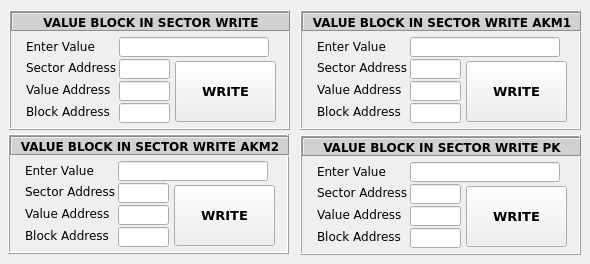
   <widget class="QWidget" name="tbValueBlockWrite">
    <attribute name="title">
     <string>ValueBlockInSector Write</string>
    </attribute>
    <widget class="QFrame" name="fmValueBlockWrite">
     <property name="geometry">
      <rect>
       <x>9</x>
       <y>10</y>
       <width>281</width>
       <height>120</height>
      </rect>
     </property>
     <property name="autoFillBackground">
      <bool>true</bool>
     </property>
     <property name="frameShape">
      <enum>QFrame::Box</enum>
     </property>
     <property name="frameShadow">
      <enum>QFrame::Raised</enum>
     </property>
     <widget class="QLabel" name="lblHeaderBW">
      <property name="geometry">
       <rect>
        <x>2</x>
        <y>2</y>
        <width>280</width>
        <height>20</height>
       </rect>
      </property>
      <property name="font">
       <font>
        <family>Verdana</family>
        <pointsize>9</pointsize>
        <weight>75</weight>
        <bold>true</bold>
       </font>
      </property>
      <property name="autoFillBackground">
       <bool>false</bool>
      </property>
      <property name="styleSheet">
       <string notr="true">background-color: rgb(209, 209, 209);</string>
      </property>
      <property name="frameShape">
       <enum>QFrame::Box</enum>
      </property>
      <property name="frameShadow">
       <enum>QFrame::Sunken</enum>
      </property>
      <property name="text">
       <string>VALUE BLOCK IN SECTOR WRITE</string>
      </property>
      <property name="textFormat">
       <enum>Qt::AutoText</enum>
      </property>
      <property name="alignment">
       <set>Qt::AlignCenter</set>
      </property>
     </widget>
     <widget class="QLabel" name="lblBlockAddressBW">
      <property name="geometry">
       <rect>
        <x>17</x>
        <y>93</y>
        <width>90</width>
        <height>16</height>
       </rect>
      </property>
      <property name="font">
       <font>
        <family>Verdana</family>
       </font>
      </property>
      <property name="text">
       <string>Block Address</string>
      </property>
     </widget>
     <widget class="QLineEdit" name="txtValueBlockAddressBW">
      <property name="geometry">
       <rect>
        <x>110</x>
        <y>93</y>
        <width>51</width>
        <height>20</height>
       </rect>
      </property>
      <property name="font">
       <font>
        <family>Verdana</family>
        <pointsize>9</pointsize>
        <weight>75</weight>
        <bold>true</bold>
       </font>
      </property>
      <property name="alignment">
       <set>Qt::AlignCenter</set>
      </property>
     </widget>
     <widget class="QPushButton" name="btnValueBlockWrite">
      <property name="geometry">
       <rect>
        <x>166</x>
        <y>51</y>
        <width>101</width>
        <height>61</height>
       </rect>
      </property>
      <property name="font">
       <font>
        <family>Verdana</family>
        <pointsize>10</pointsize>
        <weight>75</weight>
        <bold>true</bold>
       </font>
      </property>
      <property name="text">
       <string>WRITE</string>
      </property>
     </widget>
     <widget class="QLabel" name="lblEnterValueBW">
      <property name="geometry">
       <rect>
        <x>17</x>
        <y>28</y>
        <width>71</width>
        <height>16</height>
       </rect>
      </property>
      <property name="font">
       <font>
        <family>Verdana</family>
       </font>
      </property>
      <property name="text">
       <string>Enter Value</string>
      </property>
     </widget>
     <widget class="QLineEdit" name="txtValueWriteDataBW">
      <property name="geometry">
       <rect>
        <x>110</x>
        <y>27</y>
        <width>150</width>
        <height>20</height>
       </rect>
      </property>
      <property name="font">
       <font>
        <family>Verdana</family>
        <weight>75</weight>
        <bold>true</bold>
       </font>
      </property>
      <property name="readOnly">
       <bool>false</bool>
      </property>
     </widget>
     <widget class="QLabel" name="lblValueAddressBW">
      <property name="geometry">
       <rect>
        <x>17</x>
        <y>71</y>
        <width>90</width>
        <height>16</height>
       </rect>
      </property>
      <property name="font">
       <font>
        <family>Verdana</family>
       </font>
      </property>
      <property name="text">
       <string>Value Address</string>
      </property>
     </widget>
     <widget class="QLineEdit" name="txtValueAddressBW">
      <property name="geometry">
       <rect>
        <x>110</x>
        <y>71</y>
        <width>51</width>
        <height>20</height>
       </rect>
      </property>
      <property name="font">
       <font>
        <family>Verdana</family>
        <pointsize>9</pointsize>
        <weight>75</weight>
        <bold>true</bold>
       </font>
      </property>
      <property name="alignment">
       <set>Qt::AlignCenter</set>
      </property>
     </widget>
     <widget class="QLineEdit" name="txtSectorAddressBW">
      <property name="geometry">
       <rect>
        <x>110</x>
        <y>49</y>
        <width>51</width>
        <height>20</height>
       </rect>
      </property>
      <property name="font">
       <font>
        <family>Verdana</family>
        <pointsize>9</pointsize>
        <weight>75</weight>
        <bold>true</bold>
       </font>
      </property>
      <property name="alignment">
       <set>Qt::AlignCenter</set>
      </property>
     </widget>
     <widget class="QLabel" name="lblSectorAddressBW">
      <property name="geometry">
       <rect>
        <x>17</x>
        <y>49</y>
        <width>90</width>
        <height>16</height>
       </rect>
      </property>
      <property name="font">
       <font>
        <family>Verdana</family>
       </font>
      </property>
      <property name="text">
       <string>Sector Address</string>
      </property>
     </widget>
    </widget>
    <widget class="QFrame" name="fmValueBlockWriteAKM1">
     <property name="geometry">
      <rect>
       <x>300</x>
       <y>10</y>
       <width>281</width>
       <height>120</height>
      </rect>
     </property>
     <property name="autoFillBackground">
      <bool>true</bool>
     </property>
     <property name="frameShape">
      <enum>QFrame::Box</enum>
     </property>
     <property name="frameShadow">
      <enum>QFrame::Raised</enum>
     </property>
     <widget class="QLabel" name="lblHeaderBWAKM1">
      <property name="geometry">
       <rect>
        <x>2</x>
        <y>2</y>
        <width>280</width>
        <height>20</height>
       </rect>
      </property>
      <property name="font">
       <font>
        <family>Verdana</family>
        <pointsize>9</pointsize>
        <weight>75</weight>
        <bold>true</bold>
       </font>
      </property>
      <property name="autoFillBackground">
       <bool>false</bool>
      </property>
      <property name="styleSheet">
       <string notr="true">background-color: rgb(209, 209, 209);</string>
      </property>
      <property name="frameShape">
       <enum>QFrame::Box</enum>
      </property>
      <property name="frameShadow">
       <enum>QFrame::Sunken</enum>
      </property>
      <property name="text">
       <string>VALUE BLOCK IN SECTOR WRITE AKM1</string>
      </property>
      <property name="textFormat">
       <enum>Qt::AutoText</enum>
      </property>
      <property name="alignment">
       <set>Qt::AlignCenter</set>
      </property>
     </widget>
     <widget class="QLabel" name="lblBlockAddressBWAKM1">
      <property name="geometry">
       <rect>
        <x>17</x>
        <y>93</y>
        <width>90</width>
        <height>16</height>
       </rect>
      </property>
      <property name="font">
       <font>
        <family>Verdana</family>
       </font>
      </property>
      <property name="text">
       <string>Block Address</string>
      </property>
     </widget>
     <widget class="QLineEdit" name="txtValueBlockAddressBWAKM1">
      <property name="geometry">
       <rect>
        <x>110</x>
        <y>93</y>
        <width>51</width>
        <height>20</height>
       </rect>
      </property>
      <property name="font">
       <font>
        <family>Verdana</family>
        <pointsize>9</pointsize>
        <weight>75</weight>
        <bold>true</bold>
       </font>
      </property>
      <property name="alignment">
       <set>Qt::AlignCenter</set>
      </property>
     </widget>
     <widget class="QPushButton" name="btnValueBlockWriteAKM1">
      <property name="geometry">
       <rect>
        <x>166</x>
        <y>51</y>
        <width>101</width>
        <height>61</height>
       </rect>
      </property>
      <property name="font">
       <font>
        <family>Verdana</family>
        <pointsize>10</pointsize>
        <weight>75</weight>
        <bold>true</bold>
       </font>
      </property>
      <property name="text">
       <string>WRITE</string>
      </property>
     </widget>
     <widget class="QLabel" name="lblEnterValueBWAKM1">
      <property name="geometry">
       <rect>
        <x>17</x>
        <y>28</y>
        <width>71</width>
        <height>16</height>
       </rect>
      </property>
      <property name="font">
       <font>
        <family>Verdana</family>
       </font>
      </property>
      <property name="text">
       <string>Enter Value</string>
      </property>
     </widget>
     <widget class="QLineEdit" name="txtValueWriteDataBWAKM1">
      <property name="geometry">
       <rect>
        <x>110</x>
        <y>27</y>
        <width>150</width>
        <height>20</height>
       </rect>
      </property>
      <property name="font">
       <font>
        <family>Verdana</family>
        <weight>75</weight>
        <bold>true</bold>
       </font>
      </property>
      <property name="readOnly">
       <bool>false</bool>
      </property>
     </widget>
     <widget class="QLabel" name="lblValueAddressBWAKM1">
      <property name="geometry">
       <rect>
        <x>17</x>
        <y>71</y>
        <width>90</width>
        <height>16</height>
       </rect>
      </property>
      <property name="font">
       <font>
        <family>Verdana</family>
       </font>
      </property>
      <property name="text">
       <string>Value Address</string>
      </property>
     </widget>
     <widget class="QLineEdit" name="txtValueAddressBWAKM1">
      <property name="geometry">
       <rect>
        <x>110</x>
        <y>71</y>
        <width>51</width>
        <height>20</height>
       </rect>
      </property>
      <property name="font">
       <font>
        <family>Verdana</family>
        <pointsize>9</pointsize>
        <weight>75</weight>
        <bold>true</bold>
       </font>
      </property>
      <property name="alignment">
       <set>Qt::AlignCenter</set>
      </property>
     </widget>
     <widget class="QLineEdit" name="txtSectorAddressBWAKM1">
      <property name="geometry">
       <rect>
        <x>110</x>
        <y>49</y>
        <width>51</width>
        <height>20</height>
       </rect>
      </property>
      <property name="font">
       <font>
        <family>Verdana</family>
        <pointsize>9</pointsize>
        <weight>75</weight>
        <bold>true</bold>
       </font>
      </property>
      <property name="alignment">
       <set>Qt::AlignCenter</set>
      </property>
     </widget>
     <widget class="QLabel" name="lblSectorAddressBWAKM1">
      <property name="geometry">
       <rect>
        <x>17</x>
        <y>49</y>
        <width>90</width>
        <height>16</height>
       </rect>
      </property>
      <property name="font">
       <font>
        <family>Verdana</family>
       </font>
      </property>
      <property name="text">
       <string>Sector Address</string>
      </property>
     </widget>
    </widget>
    <widget class="QFrame" name="fmValueBlockWriteAKM2">
     <property name="geometry">
      <rect>
       <x>8</x>
       <y>134</y>
       <width>281</width>
       <height>120</height>
      </rect>
     </property>
     <property name="autoFillBackground">
      <bool>true</bool>
     </property>
     <property name="frameShape">
      <enum>QFrame::Box</enum>
     </property>
     <property name="frameShadow">
      <enum>QFrame::Raised</enum>
     </property>
     <widget class="QLabel" name="lblHeaderBWAKM2">
      <property name="geometry">
       <rect>
        <x>2</x>
        <y>2</y>
        <width>280</width>
        <height>20</height>
       </rect>
      </property>
      <property name="font">
       <font>
        <family>Verdana</family>
        <pointsize>9</pointsize>
        <weight>75</weight>
        <bold>true</bold>
       </font>
      </property>
      <property name="autoFillBackground">
       <bool>false</bool>
      </property>
      <property name="styleSheet">
       <string notr="true">background-color: rgb(209, 209, 209);</string>
      </property>
      <property name="frameShape">
       <enum>QFrame::Box</enum>
      </property>
      <property name="frameShadow">
       <enum>QFrame::Sunken</enum>
      </property>
      <property name="text">
       <string>VALUE BLOCK IN SECTOR WRITE AKM2</string>
      </property>
      <property name="textFormat">
       <enum>Qt::AutoText</enum>
      </property>
      <property name="alignment">
       <set>Qt::AlignCenter</set>
      </property>
     </widget>
     <widget class="QLabel" name="lblBlockAddressBWAKM2">
      <property name="geometry">
       <rect>
        <x>17</x>
        <y>93</y>
        <width>90</width>
        <height>16</height>
       </rect>
      </property>
      <property name="font">
       <font>
        <family>Verdana</family>
       </font>
      </property>
      <property name="text">
       <string>Block Address</string>
      </property>
     </widget>
     <widget class="QLineEdit" name="txtValueBlockAddressBWAKM2">
      <property name="geometry">
       <rect>
        <x>110</x>
        <y>93</y>
        <width>51</width>
        <height>20</height>
       </rect>
      </property>
      <property name="font">
       <font>
        <family>Verdana</family>
        <pointsize>9</pointsize>
        <weight>75</weight>
        <bold>true</bold>
       </font>
      </property>
      <property name="alignment">
       <set>Qt::AlignCenter</set>
      </property>
     </widget>
     <widget class="QPushButton" name="btnValueBlockWriteAKM2">
      <property name="geometry">
       <rect>
        <x>166</x>
        <y>51</y>
        <width>101</width>
        <height>61</height>
       </rect>
      </property>
      <property name="font">
       <font>
        <family>Verdana</family>
        <pointsize>10</pointsize>
        <weight>75</weight>
        <bold>true</bold>
       </font>
      </property>
      <property name="text">
       <string>WRITE</string>
      </property>
     </widget>
     <widget class="QLabel" name="lblEnterValueBWAKM2">
      <property name="geometry">
       <rect>
        <x>17</x>
        <y>28</y>
        <width>71</width>
        <height>16</height>
       </rect>
      </property>
      <property name="font">
       <font>
        <family>Verdana</family>
       </font>
      </property>
      <property name="text">
       <string>Enter Value</string>
      </property>
     </widget>
     <widget class="QLineEdit" name="txtValueWriteDataBWAKM2">
      <property name="geometry">
       <rect>
        <x>110</x>
        <y>27</y>
        <width>150</width>
        <height>20</height>
       </rect>
      </property>
      <property name="font">
       <font>
        <family>Verdana</family>
        <weight>75</weight>
        <bold>true</bold>
       </font>
      </property>
      <property name="readOnly">
       <bool>false</bool>
      </property>
     </widget>
     <widget class="QLabel" name="lblValueAddressBWAKM2">
      <property name="geometry">
       <rect>
        <x>17</x>
        <y>71</y>
        <width>90</width>
        <height>16</height>
       </rect>
      </property>
      <property name="font">
       <font>
        <family>Verdana</family>
       </font>
      </property>
      <property name="text">
       <string>Value Address</string>
      </property>
     </widget>
     <widget class="QLineEdit" name="txtValueAddressBWAKM2">
      <property name="geometry">
       <rect>
        <x>110</x>
        <y>71</y>
        <width>51</width>
        <height>20</height>
       </rect>
      </property>
      <property name="font">
       <font>
        <family>Verdana</family>
        <pointsize>9</pointsize>
        <weight>75</weight>
        <bold>true</bold>
       </font>
      </property>
      <property name="alignment">
       <set>Qt::AlignCenter</set>
      </property>
     </widget>
     <widget class="QLineEdit" name="txtSectorAddressBWAKM2">
      <property name="geometry">
       <rect>
        <x>110</x>
        <y>49</y>
        <width>51</width>
        <height>20</height>
       </rect>
      </property>
      <property name="font">
       <font>
        <family>Verdana</family>
        <pointsize>9</pointsize>
        <weight>75</weight>
        <bold>true</bold>
       </font>
      </property>
      <property name="alignment">
       <set>Qt::AlignCenter</set>
      </property>
     </widget>
     <widget class="QLabel" name="lblSectorAddressBWAKM2">
      <property name="geometry">
       <rect>
        <x>17</x>
        <y>49</y>
        <width>90</width>
        <height>16</height>
       </rect>
      </property>
      <property name="font">
       <font>
        <family>Verdana</family>
       </font>
      </property>
      <property name="text">
       <string>Sector Address</string>
      </property>
     </widget>
    </widget>
    <widget class="QFrame" name="fmValueBlockWritePK">
     <property name="geometry">
      <rect>
       <x>300</x>
       <y>135</y>
       <width>281</width>
       <height>120</height>
      </rect>
     </property>
     <property name="autoFillBackground">
      <bool>true</bool>
     </property>
     <property name="frameShape">
      <enum>QFrame::Box</enum>
     </property>
     <property name="frameShadow">
      <enum>QFrame::Raised</enum>
     </property>
     <widget class="QLabel" name="lblHeaderBWPK">
      <property name="geometry">
       <rect>
        <x>2</x>
        <y>2</y>
        <width>280</width>
        <height>20</height>
       </rect>
      </property>
      <property name="font">
       <font>
        <family>Verdana</family>
        <pointsize>9</pointsize>
        <weight>75</weight>
        <bold>true</bold>
       </font>
      </property>
      <property name="autoFillBackground">
       <bool>false</bool>
      </property>
      <property name="styleSheet">
       <string notr="true">background-color: rgb(209, 209, 209);</string>
      </property>
      <property name="frameShape">
       <enum>QFrame::Box</enum>
      </property>
      <property name="frameShadow">
       <enum>QFrame::Sunken</enum>
      </property>
      <property name="text">
       <string>VALUE BLOCK IN SECTOR WRITE PK</string>
      </property>
      <property name="textFormat">
       <enum>Qt::AutoText</enum>
      </property>
      <property name="alignment">
       <set>Qt::AlignCenter</set>
      </property>
     </widget>
     <widget class="QLabel" name="lblBlockAddressBWPK">
      <property name="geometry">
       <rect>
        <x>17</x>
        <y>93</y>
        <width>90</width>
        <height>16</height>
       </rect>
      </property>
      <property name="font">
       <font>
        <family>Verdana</family>
       </font>
      </property>
      <property name="text">
       <string>Block Address</string>
      </property>
     </widget>
     <widget class="QLineEdit" name="txtValueBlockAddressBWPK">
      <property name="geometry">
       <rect>
        <x>110</x>
        <y>93</y>
        <width>51</width>
        <height>20</height>
       </rect>
      </property>
      <property name="font">
       <font>
        <family>Verdana</family>
        <pointsize>9</pointsize>
        <weight>75</weight>
        <bold>true</bold>
       </font>
      </property>
      <property name="alignment">
       <set>Qt::AlignCenter</set>
      </property>
     </widget>
     <widget class="QPushButton" name="btnValueBlockWritePK">
      <property name="geometry">
       <rect>
        <x>166</x>
        <y>51</y>
        <width>101</width>
        <height>61</height>
       </rect>
      </property>
      <property name="font">
       <font>
        <family>Verdana</family>
        <pointsize>10</pointsize>
        <weight>75</weight>
        <bold>true</bold>
       </font>
      </property>
      <property name="text">
       <string>WRITE</string>
      </property>
     </widget>
     <widget class="QLabel" name="lblEnterValueBWPK">
      <property name="geometry">
       <rect>
        <x>17</x>
        <y>28</y>
        <width>71</width>
        <height>16</height>
       </rect>
      </property>
      <property name="font">
       <font>
        <family>Verdana</family>
       </font>
      </property>
      <property name="text">
       <string>Enter Value</string>
      </property>
     </widget>
     <widget class="QLineEdit" name="txtValueWriteDataBWPK">
      <property name="geometry">
       <rect>
        <x>110</x>
        <y>27</y>
        <width>150</width>
        <height>20</height>
       </rect>
      </property>
      <property name="font">
       <font>
        <family>Verdana</family>
        <weight>75</weight>
        <bold>true</bold>
       </font>
      </property>
      <property name="readOnly">
       <bool>false</bool>
      </property>
     </widget>
     <widget class="QLabel" name="lblValueAddressBWPK">
      <property name="geometry">
       <rect>
        <x>17</x>
        <y>71</y>
        <width>90</width>
        <height>16</height>
       </rect>
      </property>
      <property name="font">
       <font>
        <family>Verdana</family>
       </font>
      </property>
      <property name="text">
       <string>Value Address</string>
      </property>
     </widget>
     <widget class="QLineEdit" name="txtValueAddressBWPK">
      <property name="geometry">
       <rect>
        <x>110</x>
        <y>71</y>
        <width>51</width>
        <height>20</height>
       </rect>
      </property>
      <property name="font">
       <font>
        <family>Verdana</family>
        <pointsize>9</pointsize>
        <weight>75</weight>
        <bold>true</bold>
       </font>
      </property>
      <property name="alignment">
       <set>Qt::AlignCenter</set>
      </property>
     </widget>
     <widget class="QLineEdit" name="txtSectorAddressBWPK">
      <property name="geometry">
       <rect>
        <x>110</x>
        <y>49</y>
        <width>51</width>
        <height>20</height>
       </rect>
      </property>
      <property name="font">
       <font>
        <family>Verdana</family>
        <pointsize>9</pointsize>
        <weight>75</weight>
        <bold>true</bold>
       </font>
      </property>
      <property name="alignment">
       <set>Qt::AlignCenter</set>
      </property>
     </widget>
     <widget class="QLabel" name="lblSectorAddressBWPK">
      <property name="geometry">
       <rect>
        <x>17</x>
        <y>49</y>
        <width>90</width>
        <height>16</height>
       </rect>
      </property>
      <property name="font">
       <font>
        <family>Verdana</family>
       </font>
      </property>
      <property name="text">
       <string>Sector Address</string>
      </property>
     </widget>
    </widget>
   </widget>
